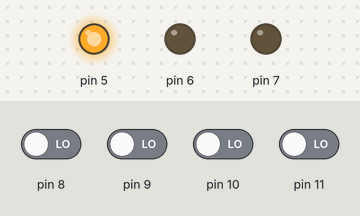
Bench run of a sketch on a simulated Arduino Uno, built with avr-gcc and run on an emulated ATmega328P. Shown: output pins drawn as LEDs (lit = HIGH). The inputs (shaded band) are chosen by the test bench; at power-on: pin 8–11 LOW.

Above: at 1.2 s.
1.3 s: pin 8 driven HIGH
At 1.6 s:
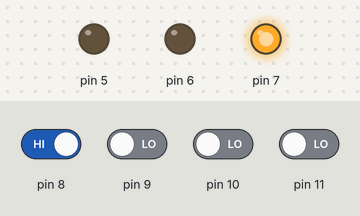
2.8 s: pin 9 driven HIGH
At 3.9 s:
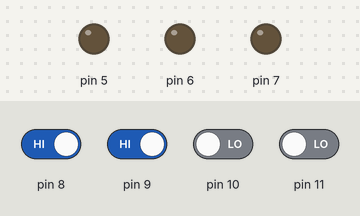
4.3 s: pin 9 driven LOW
At 5.1 s:
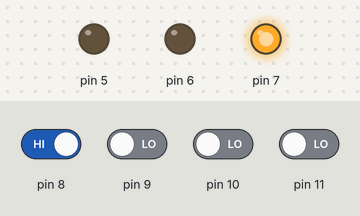
5.8 s: pin 8 driven LOW
At 6.2 s:
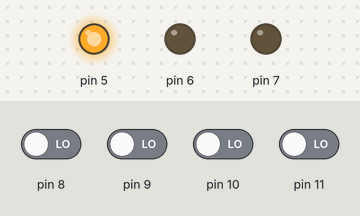
7.3 s: pin 10 driven HIGH
At 8.5 s:
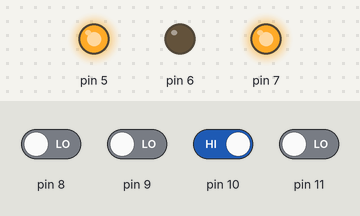
8.8 s: pin 11 driven HIGH
At 9.7 s:
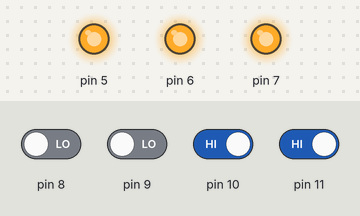
Timing chart, 0 to 11.3 s (numbered marks = the images above; inputs shaded):
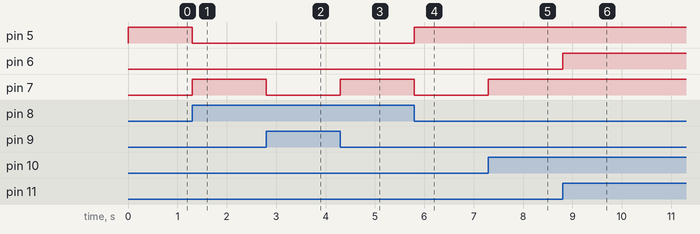

Measured:
- after the input at 1.3 s, pin 5: HIGH → LOW at once; pin 7: LOW → HIGH at once
- after the input at 2.8 s, pin 7: HIGH → LOW at once
- after the input at 4.3 s, pin 7: LOW → HIGH at once
- after the input at 5.8 s, pin 5: LOW → HIGH at once; pin 7: HIGH → LOW at once
- after the input at 7.3 s, pin 7: LOW → HIGH at once
- after the input at 8.8 s, pin 6: LOW → HIGH at once

The sketch:

1_tabla_de_la_verdad_arreglado1.ino
```cpp
// C++ code
////eddy santiago ramirez y marlon camilo rada archila
//microcontroladores
//ficha 2674489

bool A, B, C, D;

void setup() {
  pinMode(11, INPUT);
  pinMode(10, INPUT);
  pinMode(9, INPUT);
  pinMode(8, INPUT);
  pinMode(7, OUTPUT);
  pinMode(6, OUTPUT);
  pinMode(5, OUTPUT);
}

void loop()
{

  A = digitalRead(11);
  B = digitalRead(10);
  C = digitalRead(9);
  D = digitalRead(8);

  bool E = (!A && !B && C && !D) || (!A && !B && !C && D) || (!A && B && C && D) || (!A && B && !C && !D) || (A && !B && !C && !D) || (A && B && C && !D) || (A && B && !C && D) || (A && B && !C && !D);
  bool F = (A&&B&&!C&&!D);
  bool G = (!A&&!B&&!C&&!D)||(!A&&B&&C&&!D)||(!A&&B&&!C&&D)||(!A&&B&&!C&&!D)||(A&&!B&&C&&!D)||(A&&!B&&!C&&D)||(A&&!B&&!C&&!D)||(A&&B&&C&&D)||(A&&B&&C&&!D)||(A&&B&&!C&&D)||(A&&B&&!C&&!D);

  digitalWrite(7, E ? HIGH : LOW);
  digitalWrite(6, F ? HIGH : LOW);
  digitalWrite(5, G ? HIGH : LOW);
}
```
